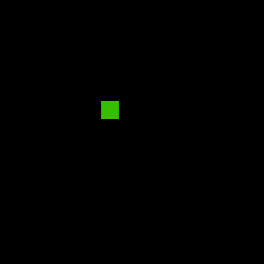
Frame 1 (no input)
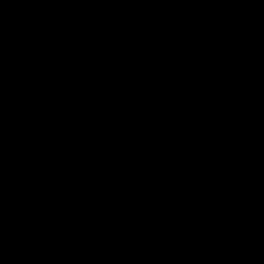
Frame 60 (no input)
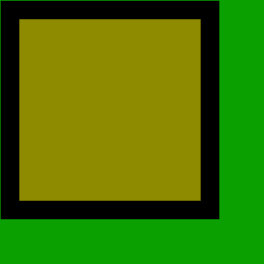
Frame 120 (the mouse pressed at the canvas centre since frame 60)

The p5.js sketch that drew these frames (run headless with seeded random() and noise() and a simulated clock; from frame 60 on, the mouse is pressed at the canvas centre):

// p5.js sketch
// ── sketch.js


function setup() {
  createCanvas(264, 264)
  scale(0.33)
  
}

function draw() {
  strokeWeight(random(255))
  fill(0, 0, 0)
  fill(random(255), random(255), 0)
  background(random(255), random(255), 0)
  rect(10, 10, 200, 200)
}
